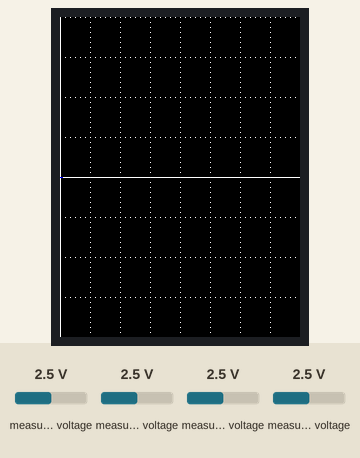
The sketch below on a simulated Arduino Uno, built with avr-gcc and run on an emulated ATmega328P. On the bench: 240×320 colour display. The inputs (shaded band) are chosen by the test bench; at power-on: measured voltage 2.5 V. What the sketch prints to the serial monitor is not drawn.

Above: at 0.37 s.

The sketch:

EMF_Meter_Basic_Example.ino
```cpp
// --- ADS Libraries and Declarations
#include <Wire.h>
#include <EMF_METER.h> //ADS library is inside the EMF_METER library


// --- TFT Libraries and Declarations
#include <SPI.h>
#include <Adafruit_GFX.h>
#include <Adafruit_ILI9341.h>
#ifdef ESP8266
#define STMPE_CS 16
#define TFT_CS   0
#define TFT_DC   15
#define SD_CS    2
#endif
#if defined (__AVR_ATmega32U4__) || defined(ARDUINO_SAMD_FEATHER_M0) || defined (__AVR_ATmega328P__) || defined(ARDUINO_SAMD_ZERO) || defined(__SAMD51__) || defined(__SAM3X8E__)
#define STMPE_CS 6
#define TFT_CS   9
#define TFT_DC   10
#define SD_CS    5
#endif
```

Z_SetupAndLoop.ino
```cpp
Adafruit_ADS1115 ads; //Sets up the Analog to Digital converter
Adafruit_ILI9341 tft = Adafruit_ILI9341(TFT_CS, TFT_DC); //Sets up the TFT screen

//Declaring the EMF_METER object
EMF_METER EMF (ads, tft);

double instEMF,minEMF,maxEMF;

void setup() {
  Serial.begin(115200);
  EMF.ADSsetup();
  tft.begin();
  tft.fillScreen(ILI9341_WHITE);
  tft.fillScreen(ILI9341_BLACK);
}

void loop() {
  instEMF=EMF.getEMF(EMF_METER::CHAN_ONE);
  EMF.runmaxmin();
  minEMF=EMF.getMin(EMF_METER::CHAN_ONE);
  maxEMF=EMF.getMax(EMF_METER::CHAN_ONE);
  EMF.makeGrid();
  EMF.plotData(ILI9341_RED,ILI9341_BLUE,512.0); //Graph function with parameters of two colors
  delay(10);
}
```
